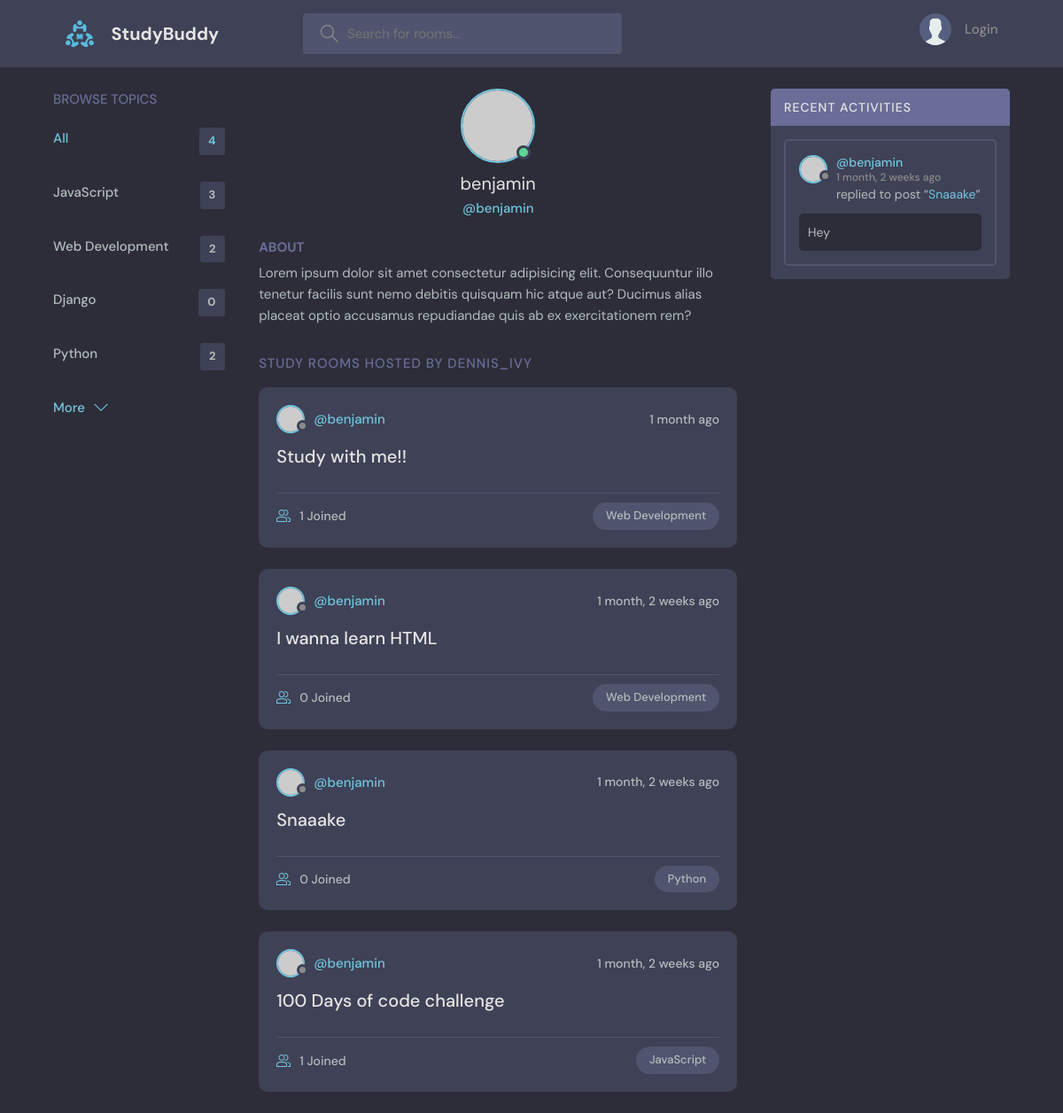
Before: /profile/2/ with the older database file.
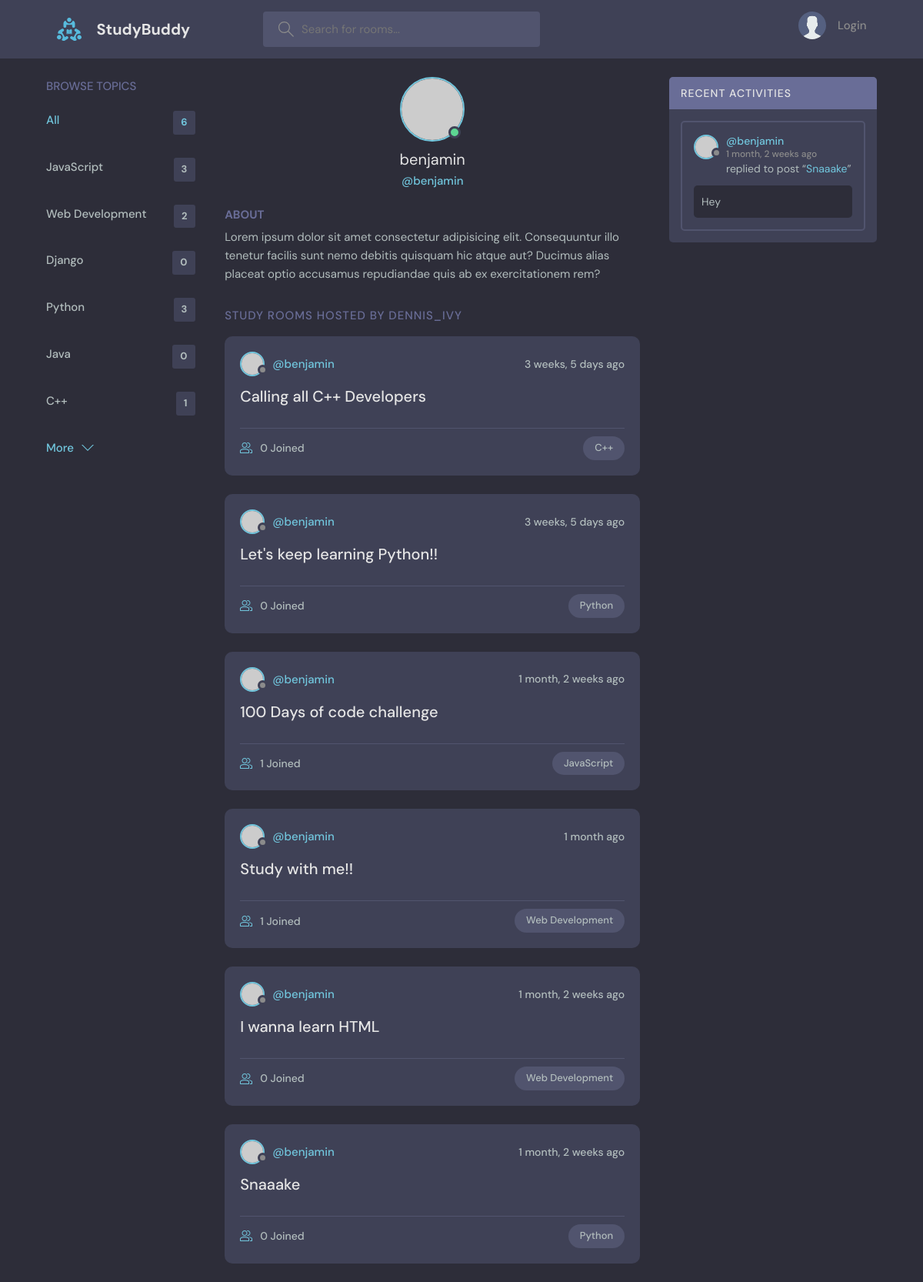
After: the same page with the newer database file.
### base/models.py (models this page shows, shortened)
class Topic(models.Model):
    name = models.CharField(max_length=200)

class Room(models.Model):
    host = models.ForeignKey(User, on_delete=models.SET_NULL, null=True)
    topic = models.ForeignKey(Topic, on_delete=models.SET_NULL, null=True)
    name = models.CharField(max_length=200)
    description = models.TextField(null=True, blank=True)
    participants = models.ManyToManyField(
        User, related_name='participants', blank=True)
    updated = models.DateTimeField(auto_now=True)
    created = models.DateTimeField(auto_now_add=True)
    class Meta:
        ordering = ['-updated', '-created']
    def __str__(self):
        return self.name

class Message(models.Model):
    user = models.ForeignKey(User, on_delete=models.CASCADE)
    room = models.ForeignKey(Room, on_delete=models.CASCADE)
    body = models.TextField()
    updated = models.DateTimeField(auto_now=True)
    created = models.DateTimeField(auto_now_add=True)
    class Meta:
        ordering = ['-updated', '-created']

### base/views.py (the view)
# urls.py: path('profile/<str:pk>/', views.userProfile, name='user-profile'),
def userProfile(request, pk):
    total_topics_count = Topic.objects.all().count()
    user = User.objects.get(id=pk)
    rooms = user.room_set.all()
    room_messages = user.message_set.all()
    topics = Topic.objects.all()
    context = {'user': user, 'rooms': rooms,
               'room_messages': room_messages, 'topics': topics, 'total_topics_count': total_topics_count}
    return render(request, 'base/profile.html', context)

### base/templates/base/profile.html (shortened to what this page needs)
{% extends 'main.html' %}
{% block content %}
  <main class="profile-page layout layout--3">
    <div class="container">
      {% include 'base/topics_component.html' %}
      <div class="roomList">
        <div class="profile">
          <div class="profile__avatar">
            <div class="avatar avatar--large active">
              <img src="https://randomuser.me/api/portraits/men/11.jpg" />
            </div>
          </div>
          <div class="profile__info">
            <h3>{{user.username}}</h3>
            <p>@{{user.username}}</p>
          </div>
          <div class="profile__about">
            <h3>About</h3>
            <p>
              Lorem ipsum dolor sit amet consectetur adipisicing elit. Consequuntur illo tenetur
              facilis sunt nemo debitis quisquam hic atque aut? Ducimus alias placeat optio
              accusamus repudiandae quis ab ex exercitationem rem?
            </p>
          </div>
        </div>
        <div class="roomList__header">
          <div>
            <h2>Study Rooms Hosted by dennis_ivy</a>
            </h2>
          </div>
        </div>
        {% include 'base/feed_component.html' %}
      </div>
      {% include 'base/activity_component.html' %}
    </div>
  </main>
  {% endblock %}

### templates/main.html (shortened to what this page needs)
<!DOCTYPE html>
{% load static %}
<html lang="en">
<head>
  <link rel="stylesheet" href="{% static 'styles/style.css' %}" />
</head>
<body>
  {%include 'navbar.html'%}
    {%block content%}
    {%endblock%}
</body>
</html>

### templates/navbar.html (shortened to what this page needs)
{% load static %}
<header class="header header--loggedIn">
    <div class="container">
        <a href="{% url 'home' %}" class="header__logo">
            <img src="{% static 'images/logo.svg' %}" />
            <h1>StudyBuddy</h1>
        </a>
        <form class="header__search" method="GET" action="{% url 'home' %}">
            <label>
                <input name="q" placeholder="Search for rooms..." />
            </label>
        </form>
        <nav class="header__menu">
            {% if request.user.is_authenticated %}
            <div class="header__user">
                <a href="{% url 'user-profile' request.user.id %}">
                    <div class="avatar avatar--medium active">
                        <img src="https://randomuser.me/api/portraits/men/37.jpg" />
                    </div>
                    <p>{{request.user.username}} <span>@{{request.user.username}}</span></p>
                </a>
                <button class="dropdown-button">
                    <svg version="1.1" xmlns="http://www.w3.org/2000/svg" width="32" height="32" viewBox="0 0 32 32">
                        <title>chevron-down</title>
                        <path d="M16 21l-13-13h-3l16 16 16-16h-3l-13 13z"></path>
                    </svg>
                </button>
            </div>
            {% else %}
            <a href="{% url 'login' %}">
                <img src="{% static 'images/avatar.svg' %}" />
                <p>Login</p>
            </a>
            {% endif %}
        </nav>
    </div>
</header>

### base/templates/base/topics_component.html
<div class="topics">
    <div class="topics__header">
        <h2>Browse Topics</h2>
    </div>
    <ul class="topics__list">
        <li>
            <a href="{% url 'home' %}" class="active">All <span>{{total_topics_count}}</span></a>
        </li>
        {% for topic in topics %}
        <li>
            <a href="{% url 'home' %}?q={{topic.name}}">{{topic.name}} <span>{{topic.room_set.all.count}}</span></a>
        </li>
        {% endfor %}
    </ul>
    <a class="btn btn--link" href="{% url 'topics' %}">
        More
        <svg version="1.1" xmlns="http://www.w3.org/2000/svg" width="32" height="32" viewBox="0 0 32 32">
            <title>chevron-down</title>
            <path d="M16 21l-13-13h-3l16 16 16-16h-3l-13 13z"></path>
        </svg>
    </a>
</div>

### base/templates/base/feed_component.html (shortened to what this page needs)
{%for room in rooms%}
<div class="roomListRoom">
    <div class="roomListRoom__header">
        <a href="{% url 'user-profile' room.host.id %}" class="roomListRoom__author">
            <div class="avatar avatar--small">
                <img src="https://randomuser.me/api/portraits/women/11.jpg" />
            </div>
            <span>@{{room.host.username}}</span>
        </a>
        <div class="roomListRoom__actions">
            <span>{{room.created|timesince}} ago</span>
        </div>
    </div>
    <div class="roomListRoom__content">
        <a href="{%url 'room' room.id%}">{{room.name}}</a>
    </div>
    <div class="roomListRoom__meta">
        <a href="{%url 'room' room.id%}" class="roomListRoom__joined">
            {{room.participants.all.count}} Joined
        </a>
        <p class="roomListRoom__topic">{{room.topic.name}}</p>
    </div>
</div>
{%endfor%}

### base/templates/base/activity_component.html (shortened to what this page needs)
<div class="activities">
    <div class="activities__header">
        <h2>Recent Activities</h2>
    </div>
    {% for message in room_messages %}
    <div class="activities__box">
        <div class="activities__boxHeader roomListRoom__header">
            <a href="{% url 'user-profile' message.user.id %}" class="roomListRoom__author">
                <div class="avatar avatar--small">
                    <img src="https://randomuser.me/api/portraits/women/11.jpg" />
                </div>
                <p>
                    @{{message.user}}
                    <span>{{message.created|timesince}} ago</span>
                </p>
            </a>
        </div>
        <div class="activities__boxContent">
            <p>replied to post “<a href="{% url 'room' message.room.id %}">{{message.room}}</a>”</p>
            <div class="activities__boxRoomContent">
                {{message.body}}
            </div>
        </div>
    </div>
    {% endfor %}
</div>

Changed rows visible on the page:
computed for Topic "Python": room_set.all.count "2" → "3"
added Topic: name "Java", room_set.all.count "0"
added Topic: name "C++", room_set.all.count "1"
added Room: host.username "benjamin", created "3 weeks, 5 days", name "Calling all C++ Developers", participants.all.count "0", topic.name "C++"
added Room: host.username "benjamin", created "3 weeks, 5 days", name "Let's keep learning Python!!", participants.all.count "0", topic.name "Python"
changed Room "100 Days of code challenge": moves up the list
Other visible differences:
{{ total_topics_count }}: "4" → "6"
